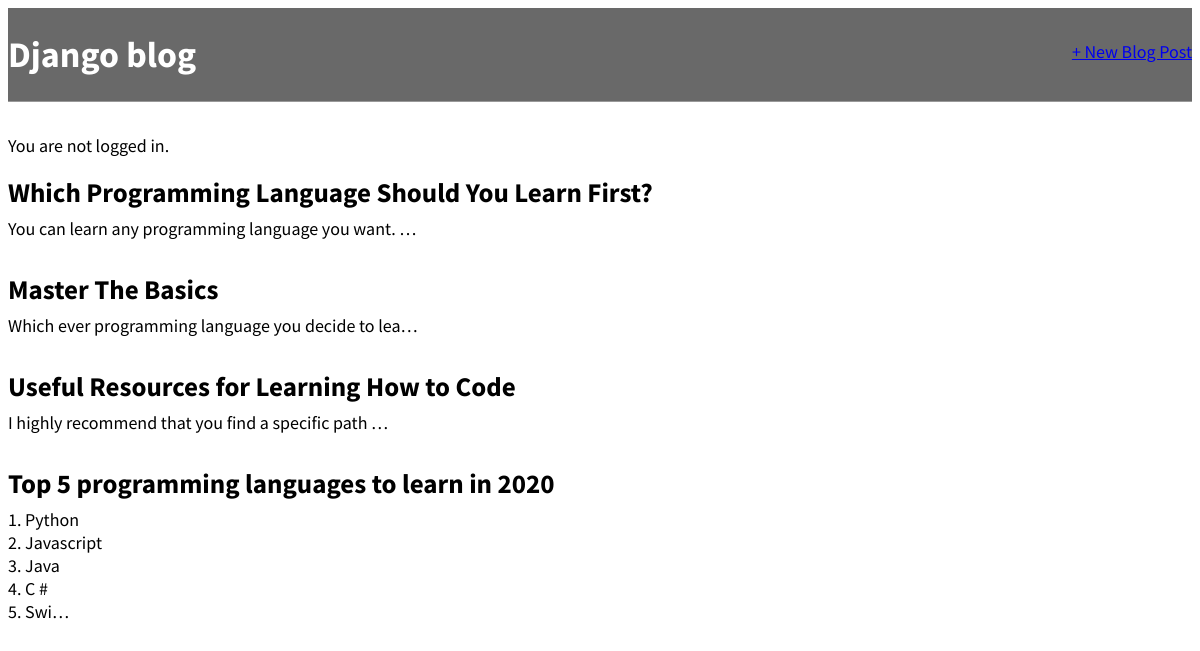
The page / on the database its author committed.
### blog/models.py (models this page shows, shortened)
class Post(models.Model):
    title = models.CharField(max_length=200)
    author = models.ForeignKey('auth.user', on_delete=models.CASCADE,)
    body = models.TextField()

### blog/views.py (the view)
# urls.py: path('', BlogListView.as_view(), name='home'),
class BlogListView(ListView):
    model = Post
    template_name = 'home.html'

### templates/home.html
{% extends 'base.html' %}
{% block content %}
{% for post in object_list %}
<div class="post-entry">
    <h2><a href="{% url 'post_detail' post.pk %}">{{ post.title }}</a></h2>
    <p>{{ post.body | truncatechars:50|linebreaksbr }}</p>
</div>
{% endfor %}
{% endblock content %}

### templates/base.html (shortened to what this page needs)
{% load static %}
<html>
<head>
    <link href="{% static 'css/base.css' %}" rel="stylesheet">
</head>
<body>
    <div>
        <header>
            <div class="nav-left">
                <h1><a href="{% url 'home' %}">Django blog</a></h1>
            </div>
            <div class="nav-right">
                <a href="{% url 'post_new' %}">+ New Blog Post</a>
            </div>
        </header>
        {% if user.is_authenticated %}
        <p>Hi {{ user.username }}!</p>
        <p><a href="{% url 'logout' %}">Log out</a></p>
        {% else %}
        <p>You are not logged in.</p>
        {% endif %}
        {% block content %}
        {% endblock content %}
    </div>
</body>
</html>

### static/css/base.css (style rules this page uses)
body { font-family: 'Source Sans Pro', sans-serif; font-size: 18px; }
header { border-bottom: 1px solid #999; margin-bottom: 2rem; display: flex; background-color: #696969 }
header h1 a { color:white; text-decoration: none; }
.nav-left { margin-right: auto; }
.nav-right { display: flex; padding-top: 2rem; }
.post-entry { margin-bottom: 2rem; }
.post-entry h2 { margin: 0.5rem 0; }
.post-entry h2 a, .post-entry h2 a:visited { color:black; text-decoration: none; }
.post-entry p { margin: 0; font-weight: 400; }

### rows shown on the page
Post: title "Which Programming Language Should You Learn First?", body "You can learn any programming language you want. …"
Post: title "Master The Basics", body "Which ever programming language you decide to lea…"
Post: title "Useful Resources for Learning How to Code", body "I highly recommend that you find a specific path …"
Post: title "Top 5 programming languages to learn in 2020", body "1. Python 2. Javascript 3. Java 4. C # 5. Swi…"
